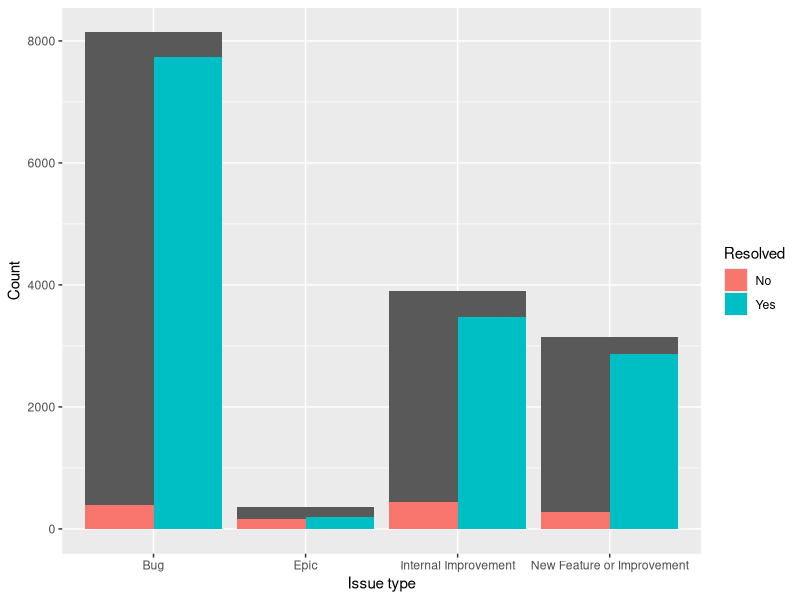
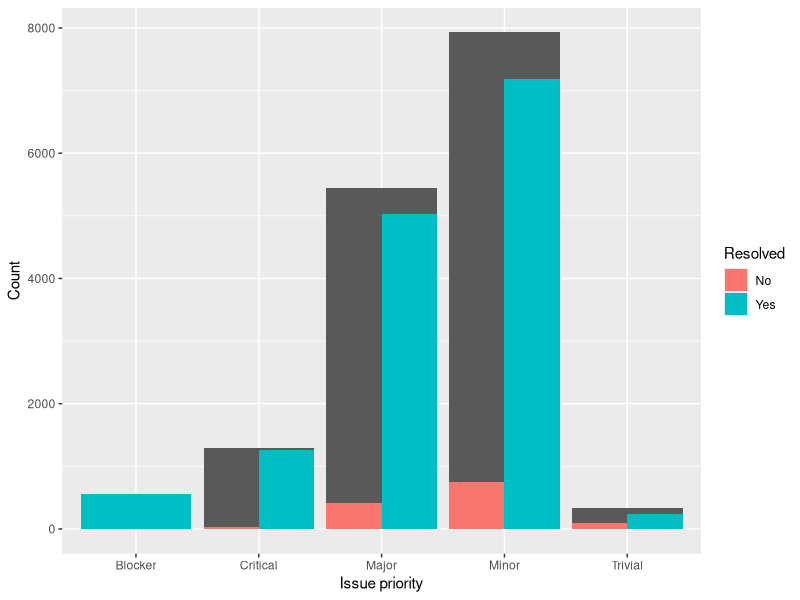
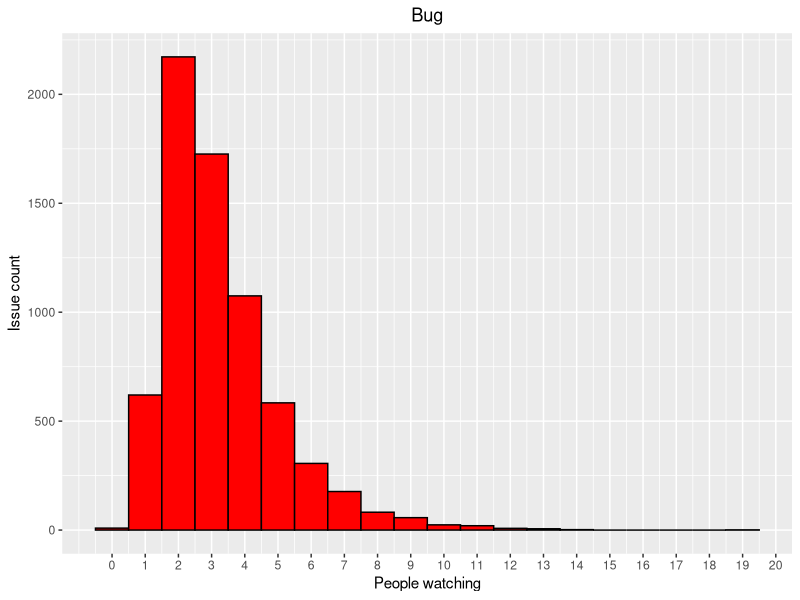
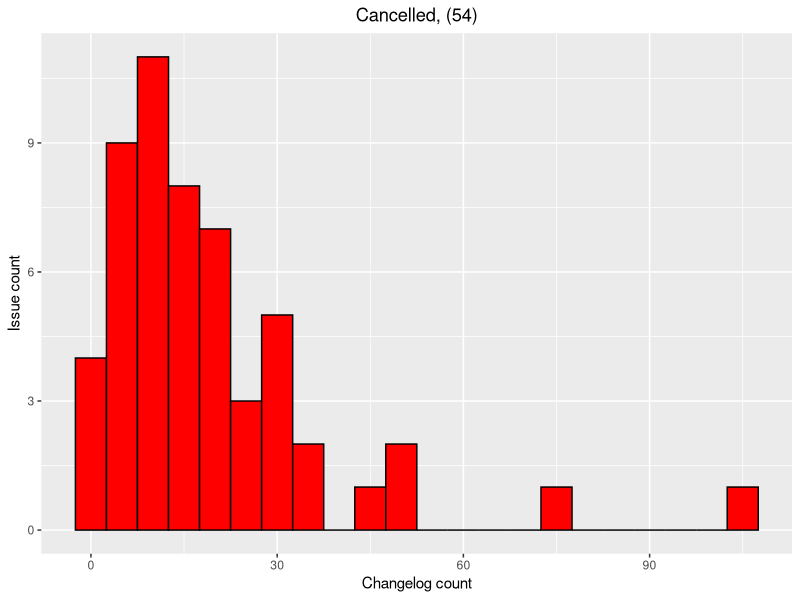
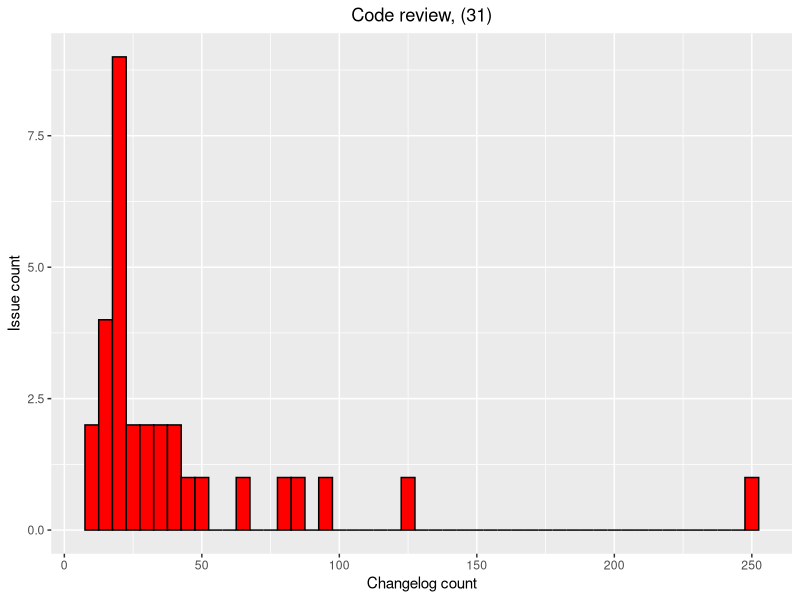
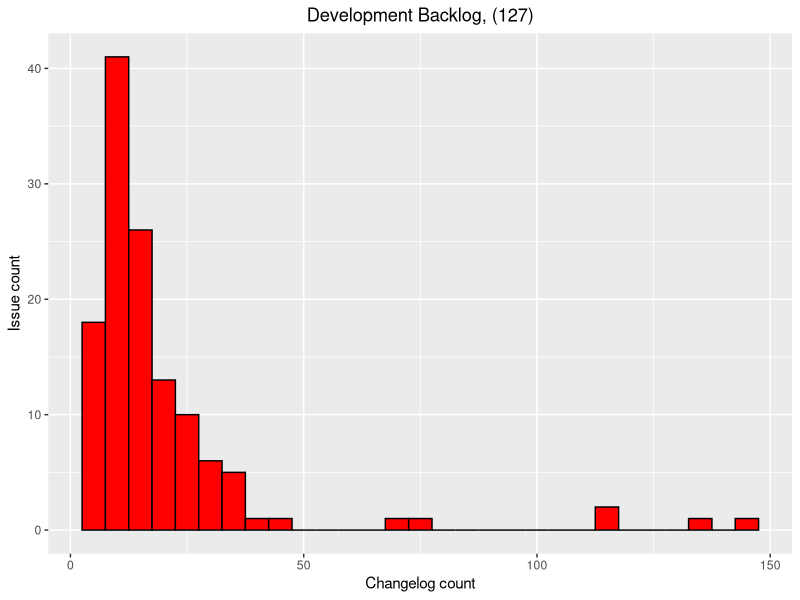
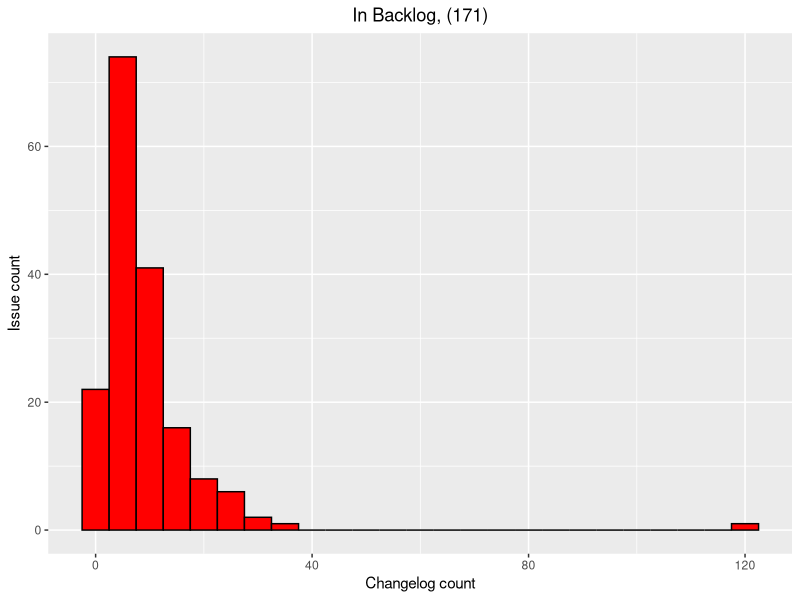
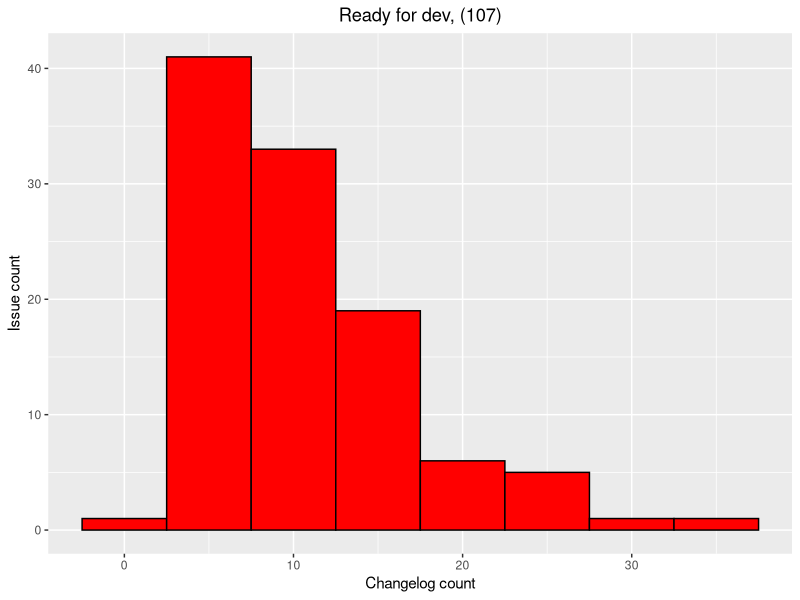

These charts were generated, in order, by the following R code:
library(ggplot2)
library(tidyr)
library(reshape2)

breakdownByType <- read.csv(file= "../results/basic_stats/by_type.csv")

issueTypes <- ggplot(breakdownByType) +
      geom_bar(aes(Issue.type, Count), stat = "identity") +
      geom_bar(aes(Issue.type, Count, fill=Resolved), stat = "identity", position = "dodge") +
      xlab("Issue type") + ylab("Count")
issueTypes


breakdownByPriority <- read.csv(file= "../results/basic_stats/by-priority.csv")

issuePriority <- ggplot(breakdownByPriority) +
      geom_bar(aes(Issue.priority, Count), stat = "identity") +
      geom_bar(aes(Issue.priority, Count, fill=Resolved), stat = "identity", position = "dodge") +
      xlab("Issue priority") + ylab("Count")
issuePriority


resolvedIssues <- read.csv(file = "../results/basic_stats/resolved-issues.csv")
issueTypes <- unique(resolvedIssues$Issue.Type)
plots <- list()
for (type in issueTypes) {
  data <- resolvedIssues[resolvedIssues$Issue.Type == type,]
  plots[[type]] <- ggplot(data) +
    geom_histogram(aes(x = Watch.Count), binwidth = 1, color="black", fill="red") +
    scale_x_continuous(breaks = seq(0, 35, 1), labels = seq(0, 35, 1)) +
    ylab("Issue count") +
    xlab("People watching") +
    ggtitle(type) +
    theme(plot.title = element_text(hjust = 0.5))
}

plots["Bug"]

unrresolvedIssues <- read.csv(file = "../results/basic_stats/unresolved-issues.csv")
issueTypes <- sort(unique(unrresolvedIssues$Status))
plots <- list()
for (type in issueTypes) {
  data <- unrresolvedIssues[unrresolvedIssues$Status == type,]
  if (nrow(data) < 30) {
    cat("Ignored because too little data: ", type, nrow(data), fill = TRUE)
    next
  }
  plots[[type]] <- ggplot(data) +
    geom_histogram(aes(x = Changelog.Count), binwidth = 5, color="black", fill="red") +
    # scale_x_continuous(breaks = seq(0, 35, 1), labels = seq(0, 35, 1)) +
    ylab("Issue count") +
    xlab("Changelog count") +
    ggtitle(paste0(type, ", (", nrow(data), ")")) +
    theme(plot.title = element_text(hjust = 0.5))
}

plots